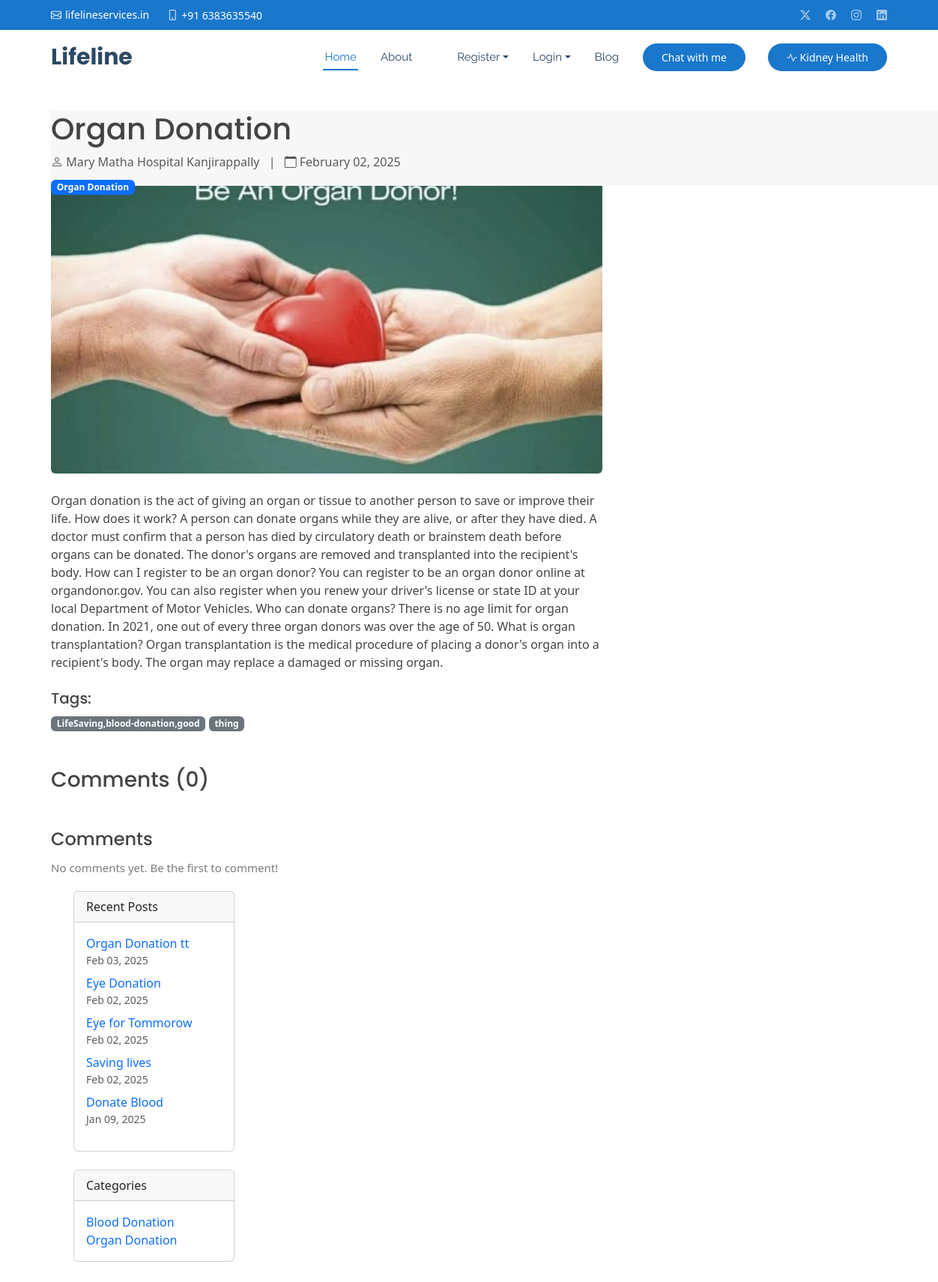
The page /blog/organ-donation/ on the database its author committed.
### core/models.py (models this page shows, shortened)
class Blog(models.Model):
    title = models.CharField(max_length=200)
    slug = models.SlugField(unique=True, blank=True)
    category = models.ForeignKey(BlogCategory, on_delete=models.SET_NULL, null=True)
    featured_image = models.ImageField(upload_to='blog_images/')
    content = RichTextField()
    author = models.ForeignKey(Hospital, on_delete=models.CASCADE)  # Changed to Donor model
    created_at = models.DateTimeField(auto_now_add=True)
    updated_at = models.DateTimeField(auto_now=True)
    is_featured = models.BooleanField(default=False)
    views_count = models.PositiveIntegerField(default=0)
    tags = models.CharField(max_length=200, help_text="Comma separated tags")
    views = models.PositiveIntegerField(default=0)
    likes = models.ManyToManyField(User, related_name='blog_likes', blank=True, default=0)
    dislikes = models.ManyToManyField(User, related_name='blog_dislikes', blank=True, default=0)
    class Meta:
        ordering = ['-created_at']

class Hospital(models.Model):
    DISTRICT_CHOICES = Donor.PLACE_CHOICES
    user = models.OneToOneField(User, on_delete=models.CASCADE, related_name='hospital_profile',default=1)
    profile_picture = models.ImageField(upload_to='hospital_profiles/', null=True, blank=True)
    name = models.CharField(max_length=255)
    district = models.CharField(choices=DISTRICT_CHOICES, max_length=100)
    phone = models.CharField(max_length=10, unique=True)
    email = models.EmailField(unique=True)
    manager_name = models.CharField(max_length=255,default="david")
    manager_phone = models.CharField(max_length=10,default=9999999999)
    is_active = models.BooleanField(default=True)
    created_at = models.DateTimeField(default=timezone.now)
    updated_at = models.DateTimeField(auto_now=True)
    def __str__(self):
        return self.name
    class Meta:
        verbose_name = 'Hospital'
        verbose_name_plural = 'Hospitals'

class BlogCategory(models.Model):
    name = models.CharField(max_length=100)
    slug = models.SlugField(unique=True, blank=True)
    class Meta:
        verbose_name_plural = "Blog Categories"

### core/views.py (the view)
# urls.py: path('blog/<slug:slug>/', views.blog_detail, name='blog_detail'),
def blog_detail(request, slug):
    blog = get_object_or_404(Blog, slug=slug)
    comments = Comment.objects.filter(blog=blog).order_by('-created_at')
    recent_posts = Blog.objects.exclude(id=blog.id).order_by('-created_at')[:5]
    categories = BlogCategory.objects.all()
    if request.method == 'POST' and request.user.is_authenticated:
        comment_form = CommentForm(request.POST)
        if comment_form.is_valid():
            comment = comment_form.save(commit=False)
            comment.blog = blog
            comment.user = request.user
            comment.save()
            return redirect('blog_detail', slug=slug)
    else:
        comment_form = CommentForm()
    context = {
        'blog': blog,
        'comments': comments,
        'comment_form': comment_form,
        'recent_posts': recent_posts,
        'categories': categories,
    }
    return render(request, 'blog_detail.html', context)

### core/templates/blog_detail.html (shortened to what this page needs)
{% extends 'base.html' %}
{% block content %}
<section class="blog-detail py-5">
    <div class="container">
      <div class="row">
        <div class="col-lg-8">
          <article class="blog-post">
            <header class="blog-post-header mb-4">
              <h1 class="blog-post-title">{{ blog.title }}</h1>
              <div class="blog-post-meta text-muted mb-2">
                <span><i class="bi bi-person"></i> {{ blog.author }}</span>
                <span class="mx-2">|</span>
                <span><i class="bi bi-calendar"></i> {{ blog.created_at|date:"F d, Y" }}</span>
              </div>
              <div class="category-badge">
                <span class="badge bg-primary">{{ blog.category.name }}</span>
              </div>
            </header>
            {% if blog.featured_image %}
            <div class="blog-post-image mb-4">
              <img src="{{ blog.featured_image.url }}" class="img-fluid rounded" alt="{{ blog.title }}">
            </div>
            {% endif %}
            <div class="blog-post-content">
              {{ blog.content|safe }}
            </div>
            <div class="blog-post-tags mt-4">
              <h5>Tags:</h5>
              {% for tag in blog.tags.split %}
              <a href="{% url 'blog_list' %}?q={{ tag }}" class="badge bg-secondary text-decoration-none">{{ tag }}</a>
              {% endfor %}
            </div>
          </article>
          <div class="comments-section mt-5">
            <h3>Comments ({{ blog.comments.count }})</h3>
            <div class="comments-section mt-5">
              <h4>Comments</h4>
              <div class="comments-list">
                  {% for comment in comments %}
                  <div class="comment mb-4">
                      <div class="d-flex justify-content-between align-items-center">
                          <h6 class="mb-0">{{ comment.user.username }}</h6>
                          <small class="text-muted">{{ comment.created_at|date:"F d, Y" }}</small>
                      </div>
                      <p class="mb-0">{{ comment.content }}</p>
                  </div>
                  {% empty %}
                  <p>No comments yet. Be the first to comment!</p>
                  {% endfor %}
              </div>
        <div class="col-lg-4">
          <div class="sidebar">
            <div class="card mb-4">
              <div class="card-header">Recent Posts</div>
              <div class="card-body">
                <ul class="list-unstyled">
                  {% for recent_post in recent_posts %}
                  <li class="mb-2">
                    <a href="{% url 'blog_detail' recent_post.slug %}" class="text-decoration-none">
                      {{ recent_post.title }}
                    </a>
                    <small class="text-muted d-block">{{ recent_post.created_at|date:"M d, Y" }}</small>
                  </li>
                  {% endfor %}
                </ul>
              </div>
            </div>
            <div class="card mb-4">
              <div class="card-header">Categories</div>
              <div class="card-body">
                <ul class="list-unstyled mb-0">
                  {% for category in categories %}
                  <li>
                    <a href="{% url 'blog_list' %}?category={{ category.slug }}" class="text-decoration-none">
                      {{ category.name }}
                    </a>
                  </li>
                  {% endfor %}
                </ul>
              </div>
            </div>
          </div>
        </div>
      </div>
    </div>
  </section>
  {% endblock %}

### static/css/main.css (style rules this page uses)
:root { --default-font: "Roboto", system-ui, -apple-system, "Segoe UI", Roboto, "Helvetica Neue", Arial, "Noto Sans", "Liberation Sans", sans-serif, "Apple Color Emoji", "Segoe UI Emoji", "Segoe UI Symbol", "Noto Color Emoji"; --heading-font: "Poppins", sans-serif; --nav-font: "Raleway", sans-serif; }
:root { --background-color: #ffffff; --default-color: #444444; --heading-color: #2c4964; --accent-color: #1977cc; --surface-color: #ffffff; --contrast-color: #ffffff; }
:root { --nav-color: #2c4964; --nav-hover-color: #1977cc; --nav-mobile-background-color: #ffffff; --nav-dropdown-background-color: #ffffff; --nav-dropdown-color: #2c4964; --nav-dropdown-hover-color: #1977cc; }
:root { scroll-behavior: smooth; }
body { color: var(--default-color); background-color: var(--background-color); font-family: var(--default-font); }
a { color: var(--accent-color); text-decoration: none; transition: 0.3s; }
h1, h2, h3, h4, h5, h6 { color: var(--heading-color); font-family: var(--heading-font); }
section, .section { color: var(--default-color); background-color: var(--background-color); padding: 60px 0; scroll-margin-top: 72px; overflow: clip; }
.card { border-radius: 15px; transition: transform 0.2s ease-in-out; }
.card { border: none; transition: all 0.3s ease; }
.card-header { border-bottom: 2px solid #f8f9fa; }

### static/css/templatemo-stand-blog.css (style rules this page uses)
body { font-family: 'Roboto', sans-serif; overflow-x: hidden; text-rendering: optimizeLegibility; -webkit-font-smoothing: antialiased; -moz-osx-font-smoothing: grayscale; }
p { margin-bottom: 0px; font-size: 15px; font-weight: 400; color: #7a7a7a; line-height: 30px; }
a { text-decoration: none!important; }
ul { padding: 0; margin: 0; list-style: none; }
h1,h2,h3,h4,h5,h6 { margin: 0px; }
header { position: absolute; z-index: 99999; width: 100%; height: 100px; background-color: #f7f7f7; -webkit-transition: all 0.3s ease-in-out 0s; -moz-transition: all 0.3s ease-in-out 0s; -o-transition: all 0.3s ease-in-out 0s; transition: all 0.3s ease-in-out 0s; }
.sidebar { margin-left: 30px; }

### rows shown on the page
Blog: title "Organ Donation", author "Mary Matha Hospital Kanjirappally", created_at "February 02, 2025", category.name "Organ Donation", featured_image (picture), content "Organ donation is the act of giving an organ or tissue to another person to save or improve their life. How does it work? A person can donate organs while they are alive, or after they have died. A doctor must confirm that a person has died by circulatory death or brainstem death before organs can be donated. The donor's organs are removed and transplanted into the recipient's body. How can I register to be an organ donor? You can register to be an organ donor online at organdonor.gov. You can also register when you renew your driver's license or state ID at your local Department of Motor Vehicles. Who can donate organs? There is no age limit for organ donation. In 2021, one out of every…", comments.count "0"
Blog: title "Organ Donation tt", created_at "Feb 03, 2025"
Blog: title "Eye Donation", created_at "Feb 02, 2025"
Blog: title "Eye for Tommorow", created_at "Feb 02, 2025"
Blog: title "Saving lives", created_at "Feb 02, 2025"
Blog: title "Donate Blood", created_at "Jan 09, 2025"
BlogCategory: name "Blood Donation"
BlogCategory: name "Organ Donation"

### other values the page prints
{{ tag }} "LifeSaving,blood-donation,good" "thing"
